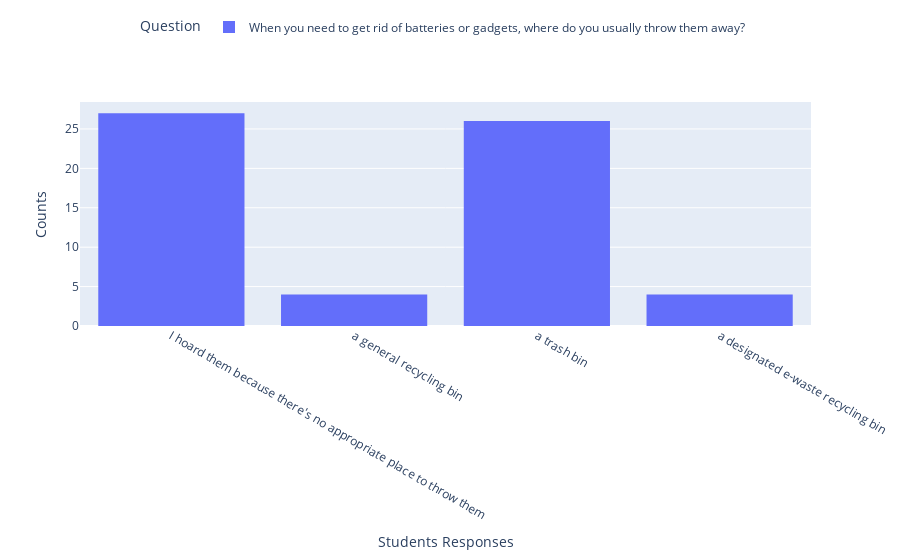

The notebook cell this image was saved under:
### Code cell
# Chart 2 When you need to get rid of batteries or gadgets, where do you usually throw them?

fig = px.histogram(data['When you need to get rid of batteries or gadgets, where do you usually throw them away? '])
fig.write_html('Q2_hist.html', include_plotlyjs='cdn')
fig.update_layout(
    xaxis_title="Students Responses",
    yaxis_title="Counts",
    legend_title="Question",
    legend=dict(yanchor='top', xanchor='center', y=1.4, x=0.5, orientation='h')
)

### Figure 1 — Plotly figure (JSON) as saved in the notebook; plotly's stock layout.template omitted (floating-point values rounded to 4 significant figures)
{"data": [{"alignmentgroup": "True", "bingroup": "x", "hovertemplate": "variable=When you need to get rid of batteries or gadgets, where do you usually throw them away? <br>value=%{x}<br>count=%{y}<extra></extra>", "legendgroup": "When you need to get rid of batteries or gadgets, where do you usually throw them away? ", "marker": {"color": "#636efa", "pattern": {"shape": ""}}, "name": "When you need to get rid of batteries or gadgets, where do you usually throw them away? ", "offsetgroup": "When you need to get rid of batteries or gadgets, where do you usually throw them away? ", "orientation": "v", "showlegend": true, "type": "histogram", "x": ["I hoard them because there's no appropriate place to throw them", "a general recycling bin", "a trash bin", "a trash bin", "a trash bin", "a trash bin", "a trash bin", "a general recycling bin", "a trash bin", "I hoard them because there's no appropriate place to throw them", "a trash bin", "a trash bin", "a designated e-waste recycling bin", "a trash bin", "a trash bin", "a designated e-waste recycling bin", "I hoard them because there's no appropriate place to throw them", "I hoard them because there's no appropriate place to throw them", "I hoard them because there's no appropriate place to throw them", "a designated e-waste recycling bin", "I hoard them because there's no appropriate place to throw them", "I hoard them because there's no appropriate place to throw them", "I hoard them because there's no appropriate place to throw them", "a trash bin", "I hoard them because there's no appropriate place to throw them", "a trash bin", "I hoard them because there's no appropriate place to throw them", "I hoard them because there's no appropriate place to throw them", "a trash bin", "a trash bin", "I hoard them because there's no appropriate place to throw them", "a general recycling bin", "a trash bin", "I hoard them because there's no appropriate place to throw them", "a trash bin", "a trash bin", "I hoard them because there's no appropriate place to throw them", "I hoard them because there's no appropriate place to throw them", "a general recycling bin", "a trash bin", "I hoard them because there's no appropriate place to throw them", "a trash bin", "I hoard them because there's no appropriate place to throw them", "I hoard them because there's no appropriate place to throw them", "a trash bin", "a trash bin", "I hoard them because there's no appropriate place to throw them", "a trash bin", "I hoard them because there's no appropriate place to throw them", "a trash bin", "I hoard them because there's no appropriate place to throw them", "I hoard them because there's no appropriate place to throw them", "a trash bin", "a trash bin", "I hoard them because there's no appropriate place to throw them", "I hoard them because there's no appropriate place to throw them", "I hoard them because there's no appropriate place to throw them", "a designated e-waste recycling bin", "I hoard them because there's no appropriate place to throw them", "a trash bin", "I hoard them because there's no appropriate place to throw them"], "xaxis": "x", "yaxis": "y"}], "layout": {"barmode": "relative", "legend": {"orientation": "h", "title": {"text": "Question"}, "tracegroupgap": 0, "x": 0.5, "xanchor": "center", "y": 1.4, "yanchor": "top"}, "margin": {"t": 60}, "xaxis": {"anchor": "y", "domain": [0, 1], "title": {"text": "Students Responses"}}, "yaxis": {"anchor": "x", "domain": [0, 1], "title": {"text": "Counts"}}}}
